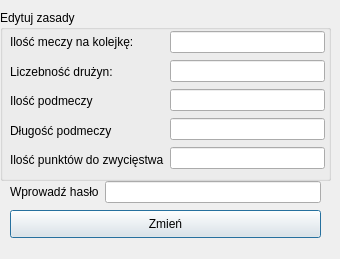
<?xml version="1.0" encoding="UTF-8"?>
<ui version="4.0">
 <class>kolejka_edytuj</class>
 <widget class="QDialog" name="kolejka_edytuj">
  <property name="geometry">
   <rect>
    <x>0</x>
    <y>0</y>
    <width>340</width>
    <height>259</height>
   </rect>
  </property>
  <property name="windowTitle">
   <string>Dialog</string>
  </property>
  <widget class="QWidget" name="layoutWidget">
   <property name="geometry">
    <rect>
     <x>10</x>
     <y>180</y>
     <width>311</width>
     <height>24</height>
    </rect>
   </property>
   <layout class="QHBoxLayout" name="horizontalLayout_8">
    <item>
     <widget class="QLabel" name="label_19">
      <property name="text">
       <string>Wprowadź hasło</string>
      </property>
     </widget>
    </item>
    <item>
     <widget class="QLineEdit" name="lineEdit_8"/>
    </item>
   </layout>
  </widget>
  <widget class="QPushButton" name="pushButton_3">
   <property name="geometry">
    <rect>
     <x>10</x>
     <y>210</y>
     <width>311</width>
     <height>28</height>
    </rect>
   </property>
   <property name="text">
    <string>Zmień</string>
   </property>
  </widget>
  <widget class="QGroupBox" name="groupBox_6">
   <property name="geometry">
    <rect>
     <x>0</x>
     <y>10</y>
     <width>331</width>
     <height>171</height>
    </rect>
   </property>
   <property name="title">
    <string>Edytuj zasady</string>
   </property>
   <widget class="QWidget" name="layoutWidget_2">
    <property name="geometry">
     <rect>
      <x>10</x>
      <y>20</y>
      <width>315</width>
      <height>142</height>
     </rect>
    </property>
    <layout class="QHBoxLayout" name="horizontalLayout_6">
     <item>
      <layout class="QVBoxLayout" name="verticalLayout_9">
       <item>
        <widget class="QLabel" name="label_7">
         <property name="text">
          <string>Ilość meczy na kolejkę:</string>
         </property>
        </widget>
       </item>
       <item>
        <widget class="QLabel" name="label_12">
         <property name="text">
          <string>Liczebność drużyn:</string>
         </property>
        </widget>
       </item>
       <item>
        <widget class="QLabel" name="label_15">
         <property name="text">
          <string>Ilość podmeczy</string>
         </property>
        </widget>
       </item>
       <item>
        <widget class="QLabel" name="label_17">
         <property name="text">
          <string>Długość podmeczy</string>
         </property>
        </widget>
       </item>
       <item>
        <widget class="QLabel" name="label_16">
         <property name="text">
          <string>Ilość punktów do zwycięstwa</string>
         </property>
        </widget>
       </item>
      </layout>
     </item>
     <item>
      <layout class="QVBoxLayout" name="verticalLayout_14">
       <item>
        <widget class="QLineEdit" name="lineEdit_3"/>
       </item>
       <item>
        <widget class="QLineEdit" name="lineEdit_7"/>
       </item>
       <item>
        <widget class="QLineEdit" name="lineEdit_6"/>
       </item>
       <item>
        <widget class="QLineEdit" name="lineEdit_5"/>
       </item>
       <item>
        <widget class="QLineEdit" name="lineEdit_4"/>
       </item>
      </layout>
     </item>
    </layout>
   </widget>
  </widget>
 </widget>
 <resources/>
 <connections/>
</ui>
